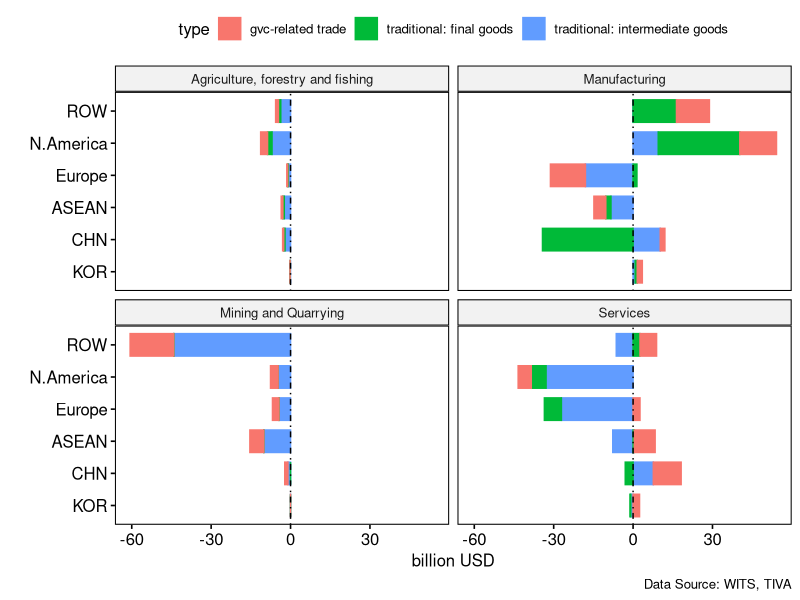
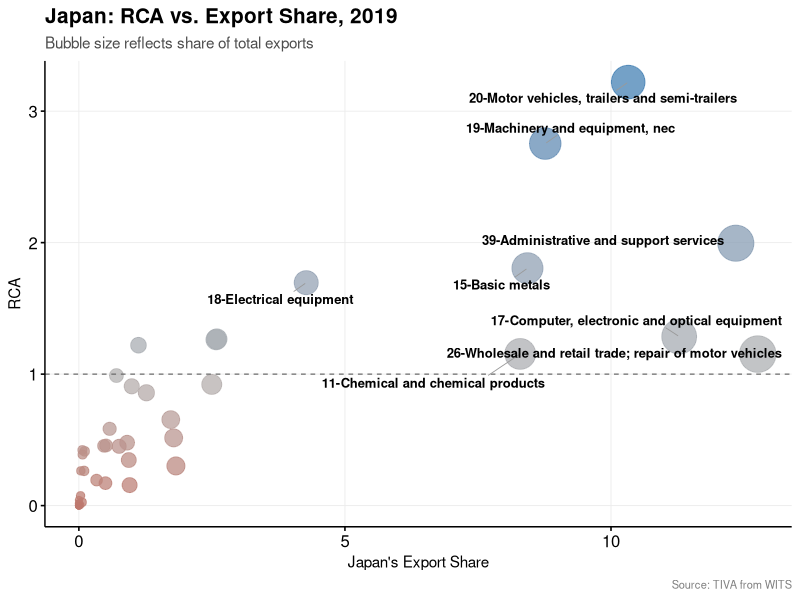
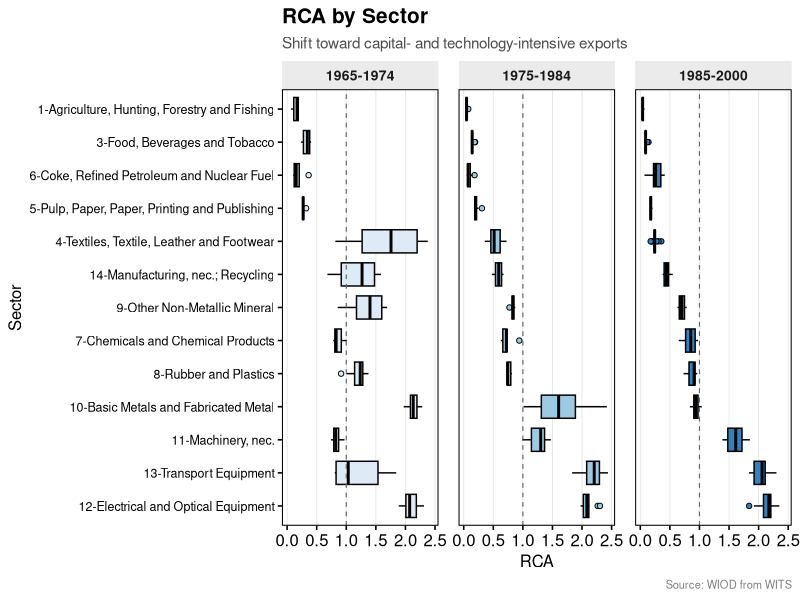
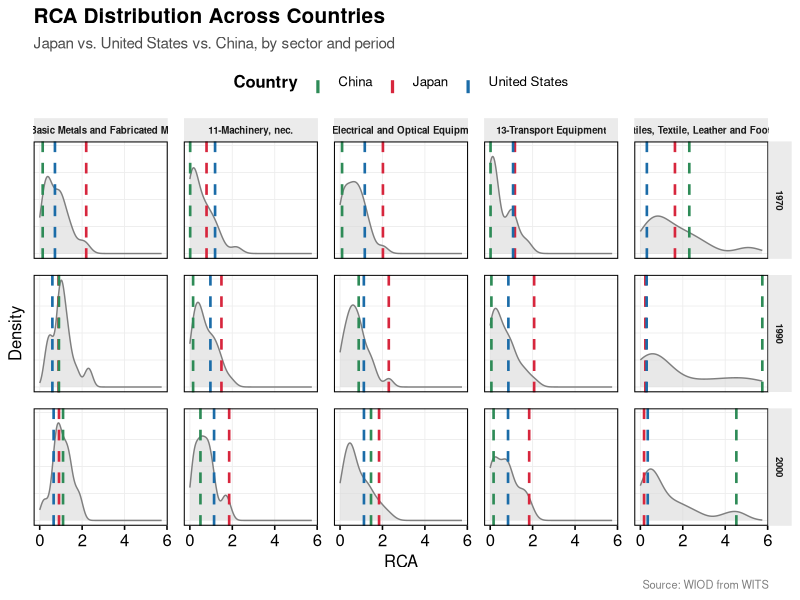

Here is the R script that generated these plots, in order:
## ---- chunk 1
#| echo: false
library(data.table)
library(ggpubr)
library(ggplot2)
dt_gvc_reg = fread("../data/03 gvc/gvc_jpn_bilateral.csv")
dt_gvc_reg[grepl("gvc",type),type:="gvc-related trade"]
dt_all = dt_gvc_reg[,.(value2=sum(value2)),by=.(type,region,sect_group)]
ggbarplot(dt_all,
          caption = "Data Source: WITS, TIVA",
          x="region",
          xlab="",
          ylab = "billion USD",
          y="value2",
          fill="type",
          color = "type",
          facet.by = c("sect_group"),
          #title="Japan trade",
          rotate =T) +
  geom_hline(yintercept = 0,color = "black", linetype = "dotdash")
## ---- chunk 2
#| echo: false
library(data.table)
library(ggpubr)
library(ggrepel)

dtcaw_tiva = fread("../data/02 ca/rca_jpn_tiva.csv")

ggscatter(
  dtcaw_tiva,
  x = "export_share",
  y = "traditional",
  size = "export_share",
  color = "traditional",
  xlab = "Japan's Export Share",
  ylab = "RCA",
  title = "Japan: RCA vs. Export Share, 2019",
  subtitle = "Bubble size reflects share of total exports",
  caption = "Source: TIVA from WITS",
  alpha = 0.75
) +
  scale_size_continuous(range = c(2, 12)) +
  scale_color_gradient2(
    midpoint = 1, low = "firebrick", mid = "grey70", high = "steelblue"
  ) +
  geom_hline(yintercept = 1, linetype = "dashed", color = "grey40", linewidth = 0.4) +
  geom_text_repel(
    aes(label = label_sect),
    size = 3.3,
    fontface = "bold",
    max.overlaps = 20,
    box.padding = 0.5,
    segment.color = "grey60",
    segment.size = 0.3
  ) +
  theme(
    legend.position = "none",
    plot.title = element_text(face = "bold", size = 15),
    plot.subtitle = element_text(color = "grey30", size = 11),
    plot.caption = element_text(color = "grey50", size = 8),
    panel.grid.major = element_line(color = "grey92", linewidth = 0.3),
    axis.title = element_text(size = 11)
  )

## ---- chunk 3
#| echo: false
library(data.table)
library(ggpubr)
library(ggrepel)

dtcaw_jpn = fread("../data/02 ca/rca_jpn.csv")

order_levels = unique(dtcaw_jpn[order(-traditional_med),sect_name])
dtcaw_jpn[,sect_name:=factor(sect_name,levels = order_levels)]

ggboxplot(
  dtcaw_jpn,
  x = "sect_name",
  xlab = "Sector",
  y = "traditional",
  ylab = "RCA",
  rotate = TRUE,
  facet.by = "period",
  nrow = 1,
  title = "RCA by Sector",
  subtitle = "Shift toward capital- and technology-intensive exports",
  caption = "Source: WIOD from WITS",
  fill = "period",
  palette = "Blues",
  outlier.shape = 21,
  outlier.size = 1.5
) +
  geom_hline(yintercept = 1, linetype = "dashed", color = "grey40", linewidth = 0.4) +
  theme(
    strip.text = element_text(size = 10, face = "bold"),
    strip.background = element_rect(fill = "grey92", color = NA),
    legend.position = "none",
    plot.title = element_text(face = "bold", size = 15),
    plot.subtitle = element_text(color = "grey30", size = 11),
    plot.caption = element_text(color = "grey50", size = 8),
    axis.text.y = element_text(size = 9),
    panel.grid.major.x = element_line(color = "grey90", linewidth = 0.3),
    panel.spacing = unit(1, "lines")
  )

## ---- chunk 4
#| echo: false
dtcaw_reg = fread("../data/02 ca/rca_reg.csv")

jpn_vals <- dtcaw_reg[region == "JPN",
                        .(traditional_jpn = traditional), 
                        by = .(sect_name, t)]
usa_vals <- dtcaw_reg[region == "USA",
                        .(traditional_usa = traditional), 
                        by = .(sect_name, t)]
chn_vals <- dtcaw_reg[region == "CHN",
                     .(traditional_chn= traditional), 
                     by = .(sect_name, t)]

ggdensity(
  dtcaw_reg,
  x = "traditional",
  facet.by = c("t", "sect_name"),
  ncol = 3,
  fill = "grey85",
  color = "grey50",
  alpha = 0.6
) +
  geom_vline(
    data = jpn_vals,
    aes(xintercept = traditional_jpn, color = "Japan"),
    linetype = "dashed", linewidth = 0.9
  ) +
  geom_vline(
    data = usa_vals,
    aes(xintercept = traditional_usa, color = "United States"),
    linetype = "dashed", linewidth = 0.9
  ) +
  geom_vline(
    data = chn_vals,
    aes(xintercept = traditional_chn, color = "China"),
    linetype = "dashed", linewidth = 0.9
  ) +
  scale_color_manual(
    name = "Country",
    values = c("Japan" = "#D7263D", "United States" = "#1B6CA8", "China" = "#2E8B57")
  ) +
  guides(color = guide_legend(override.aes = list(linetype = "dashed", linewidth = 1.1))) +
  xlab("RCA") +
  ylab("Density") +
  labs(
    title = "RCA Distribution Across Countries",
    subtitle = "Japan vs. United States vs. China, by sector and period",
    caption = "Source: WIOD from WITS"
  ) +
  theme(
    strip.text = element_text(size = 7, face = "bold"),
    strip.background = element_rect(fill = "grey92", color = NA),
    legend.position = "top",
    legend.title = element_text(face = "bold"),
    plot.title = element_text(face = "bold", size = 15),
    plot.subtitle = element_text(color = "grey30", size = 11),
    plot.caption = element_text(color = "grey50", size = 8),
    panel.grid.major = element_line(color = "grey93", linewidth = 0.3),
    panel.spacing = unit(0.8, "lines"),
    axis.text.y = element_blank(),
    axis.ticks.y = element_blank()
  )
